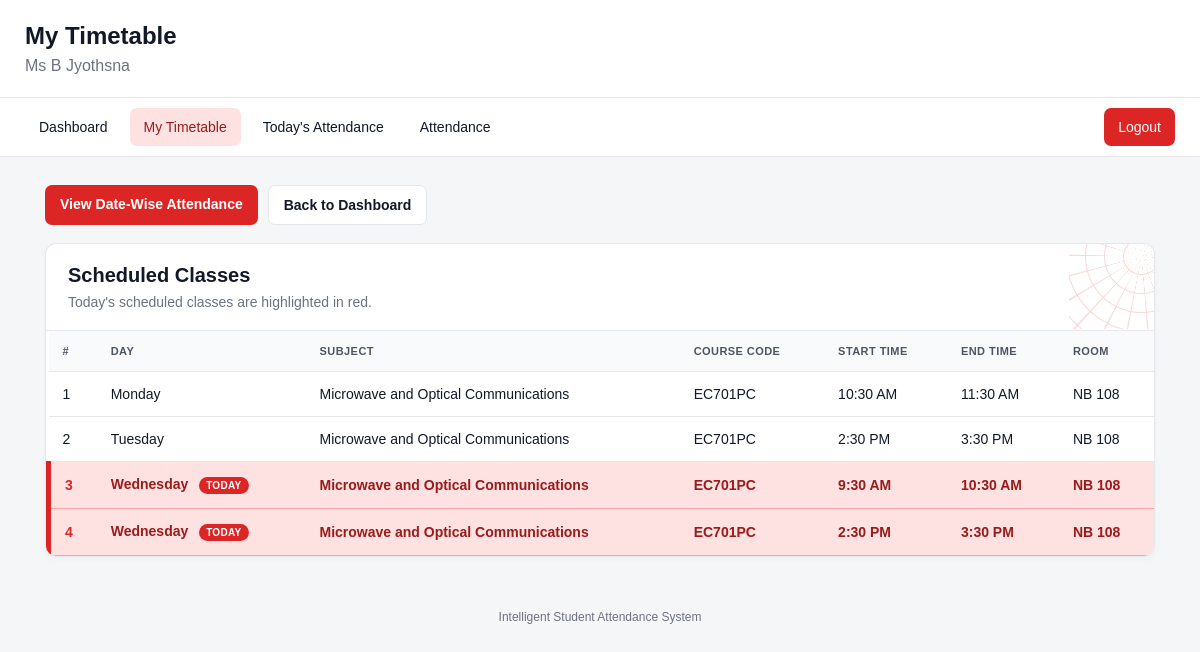
Page /faculty/timetable (signed in) on the committed database.
### tables this page shows
CREATE TABLE faculty (
            id INTEGER PRIMARY KEY AUTOINCREMENT,
            name TEXT NOT NULL,
            username TEXT UNIQUE,
            password_hash TEXT,
            department TEXT DEFAULT 'ECE',
            active INTEGER DEFAULT 1
        );

CREATE TABLE timetable (
            id INTEGER PRIMARY KEY AUTOINCREMENT,
            subject TEXT NOT NULL,
            faculty TEXT,
            department TEXT,
            year INTEGER,
            section TEXT,
            day TEXT NOT NULL,
            start_time TEXT NOT NULL,
            end_time TEXT NOT NULL,
            late_after TEXT
        , course_code TEXT, subject_name TEXT, faculty_name TEXT, room_no TEXT, class_name TEXT, academic_year TEXT, semester TEXT, active INTEGER);

### app.py (the view, shortened to what this page needs)
@app.route("/faculty/timetable")
@role_required("faculty")
def faculty_timetable():
    faculty, faculty_name, username = faculty_identity()
    conn = get_db_connection()
    try:
        rows = all_timetable_rows(conn)
        timetable_entries = [
            dict(row)
            for row in rows
            if faculty_matches_timetable(
                row,
                faculty_name,
                username
            )
        ]
        for item in timetable_entries:
            item["subject_name"] = (
                item.get("subject_name")
                or item.get("subject")
                or item.get("course_code")
                or "Class"
            )
            item["room_no"] = (
                item.get("room_no")
                or item.get("room")
                or "-"
            )
        return render_template(
            "faculty_timetable.html",
            faculty=faculty,
            timetable_entries=timetable_entries,
            timetable=timetable_entries
        )
    finally:
        conn.close()

### app.py (called while the page is built)
def format_time_12h(value):
    if not value:
        return ""
    value = str(value).strip()
    for fmt in (
        "%H:%M:%S",
        "%H:%M",
        "%I:%M %p",
        "%I:%M:%S %p"
    ):
        try:
            return datetime.strptime(
                value,
                fmt
            ).strftime("%I:%M %p").lstrip("0")
        except ValueError:
            continue
    return value

def get_db_connection():
    conn = sqlite3.connect(DATABASE_PATH)
    conn.row_factory = sqlite3.Row
    return conn

def get_table_columns(table_name):
    conn = get_db_connection()
    try:
        rows = conn.execute(
            f'PRAGMA table_info("{table_name}")'
        ).fetchall()
        return {row["name"] for row in rows}
    finally:
        conn.close()

def role_required(required_role):
    def decorator(func):
        @wraps(func)
        def wrapper(*args, **kwargs):
            if "user_id" not in session:
                return redirect(url_for("login"))
            if session.get("role") != required_role:
                return redirect(url_for("login"))
            return func(*args, **kwargs)
        return wrapper
    return decorator

def get_logged_in_faculty():
    if session.get("role") != "faculty":
        return None
    conn = get_db_connection()
    try:
        faculty_columns = get_table_columns("faculty")
        if "username" not in faculty_columns:
            return None
        query = """
            SELECT *
            FROM faculty
            WHERE username = ?
        """
        if "active" in faculty_columns:
            query += " AND active = 1"
        faculty = conn.execute(
            query,
            (session.get("username"),)
        ).fetchone()
        if faculty is None:
            session.clear()
        return faculty
    finally:
        conn.close()

def faculty_identity():
    faculty = get_logged_in_faculty()
    if faculty is None:
        return None, "", session.get("username", "")
    return (
        faculty,
        str(faculty["name"] or "").strip(),
        str(faculty["username"] or "").strip()
    )

### templates/faculty_timetable.html (shortened to what this page needs)
<!DOCTYPE html>
<html lang="en">
<head>
</head>
<body>
<header>
    <h1>
        My Timetable
    </h1>
    <p>
        {{ faculty["name"] if faculty and faculty["name"] else session.get("username", "Faculty") }}
    </p>
</header>
<nav>
    <a
        href="{{ url_for('faculty_dashboard') }}"
    >
        Dashboard
    </a>
    <a
        class="active"
        href="{{ url_for('faculty_timetable') }}"
    >
        My Timetable
    </a>
    <a
        href="{{ url_for('faculty_today_attendance_page') }}"
    >
        Today's Attendance
    </a>
    <a
        href="{{ url_for('faculty_attendance') }}"
    >
        Attendance
    </a>
    <a
        class="logout"
        href="{{ url_for('logout') }}"
    >
        Logout
    </a>
</nav>
<main>
    <div class="actions">
        <a
            class="btn"
            href="{{ url_for('faculty_attendance') }}"
        >
            View Date-Wise Attendance
        </a>
        <a
            class="btn secondary"
            href="{{ url_for('faculty_dashboard') }}"
        >
            Back to Dashboard
        </a>
    </div>
    <section class="panel">
        <div class="panel-header">
            <h2>
                Scheduled Classes
            </h2>
            <p>
                Today's scheduled classes are highlighted in red.
            </p>
        </div>
        <div class="table-wrap">
            <table>
                <thead>
                    <tr>
                        <th>
                            #
                        </th>
                        <th>
                            Day
                        </th>
                        <th>
                            Subject
                        </th>
                        <th>
                            Course Code
                        </th>
                        <th>
                            Start Time
                        </th>
                        <th>
                            End Time
                        </th>
                        <th>
                            Room
                        </th>
                    </tr>
                </thead>
                <tbody>
                    {% for item in timetable %}
                    <tr
                        data-day="{{ item['day']|default('', true)|trim }}"
                    >
                        <td>
                            {{ loop.index }}
                        </td>
                        <td>
                            <span class="day-name">
                                {{ item["day"]|default("-", true) }}
                            </span>
                        </td>
                        <td>
                            {% if
                                "subject_name" in item.keys()
                                and item["subject_name"]
                            %}
                                {{ item["subject_name"] }}
                            {% elif
                                "subject" in item.keys()
                                and item["subject"]
                            %}
                                {{ item["subject"] }}
                            {% else %}
                                -
                            {% endif %}
                        </td>
                        <td>
                            {{ item["course_code"]|default("-", true) }}
                        </td>
                        <td>
                            {{ item["start_time"]|default("")|time12 }}
                        </td>
                        <td>
                            {{ item["end_time"]|default("")|time12 }}
                        </td>
                        <td>
                            {% if
                                "room_no" in item.keys()
                                and item["room_no"]
                            %}
                                {{ item["room_no"] }}
                            {% elif
                                "room" in item.keys()
                                and item["room"]
                            %}
                                {{ item["room"] }}
                            {% else %}
                                -
                            {% endif %}
                        </td>
                    </tr>
                    {% endfor %}
                </tbody>
            </table>
        </div>
    </section>
</main>
<footer>
    Intelligent Student Attendance System
</footer>
</body>
</html>

### templates/faculty_timetable.html (style rules this page uses)
:root { --red: #dc2626; --dark-red: #b91c1c; --light-red: #fee2e2; --black: #111827; --muted: #6b7280; --border: #e5e7eb; --background: #f5f6f8; }
* { box-sizing: border-box; }
body { margin: 0; font-family: Arial, Helvetica, sans-serif; background: var(--background); color: var(--black); }
header { background: white; padding: 22px max(20px, calc((100% - 1150px) / 2)); border-bottom: 1px solid var(--border); }
header h1 { margin: 0; font-size: 24px; }
header p { margin: 7px 0 0; color: var(--muted); }
nav { background: white; border-bottom: 1px solid var(--border); padding: 10px max(20px, calc((100% - 1150px) / 2)); display: flex; flex-wrap: wrap; gap: 8px; }
nav a { padding: 11px 14px; border-radius: 7px; text-decoration: none; color: var(--black); font-size: 14px; }
nav a:hover, nav a.active { background: #fee2e2; color: #991b1b; }
nav .logout { margin-left: auto; background: var(--red); color: white; }
main { max-width: 1150px; margin: 28px auto; padding: 0 20px; }
.actions { display: flex; gap: 10px; flex-wrap: wrap; margin-bottom: 18px; }
.btn { display: inline-block; background: var(--red); color: white; padding: 11px 15px; border-radius: 7px; text-decoration: none; font-weight: bold; font-size: 14px; }
.btn.secondary { background: white; color: var(--black); border: 1px solid var(--border); }
.panel { position: relative; background: white; border: 1px solid var(--border); border-radius: 11px; overflow: hidden; box-shadow: 0 2px 7px rgba(0,0,0,.03); }
.panel-header { position: relative; z-index: 3; padding: 20px 22px; border-bottom: 1px solid var(--border); }
.panel-header h2 { margin: 0 0 7px; font-size: 20px; }
.panel-header p { margin: 0; color: var(--muted); font-size: 14px; }
.table-wrap { position: relative; z-index: 3; overflow-x: auto; }
table { width: 100%; border-collapse: collapse; min-width: 780px; }
th, td { padding: 14px; text-align: left; border-bottom: 1px solid var(--border); font-size: 14px; }
th { background: #f9fafb; color: #4b5563; text-transform: uppercase; font-size: 11px; letter-spacing: .04em; }
tbody tr.today-class { background: #fee2e2 !important; color: #991b1b; font-weight: 600; border-left: 5px solid var(--red); }
tbody tr.today-class td { border-bottom: 1px solid #fca5a5; }
tbody tr.today-class td:first-child { color: var(--red); font-weight: 800; }
footer { text-align: center; padding: 25px; color: var(--muted); font-size: 12px; }
.panel::before, .panel::after { content: ""; position: absolute; width: 145px; height: 145px; opacity: 0.18; pointer-events: none; z-index: 1; background: repeating-radial-gradient( circle at center, transparent 0, transparent 17px, var(--red) 18px, transparent 19px ), repeating-conic-gradient( from 0deg, transparent 0deg, transparent 14deg, var(--red) 15deg, transparent 16deg ); }
.panel::before { top: -60px; right: -60px; }
.panel::after { bottom: -60px; left: -60px; }
.panel > * { position: relative; z-index: 2; }

### rows in the picture
faculty: name "Ms B Jyothsna"
timetable: day "Monday", subject_name "Microwave and Optical Communications", course_code "EC701PC", start_time "10:30 AM", end_time "11:30 AM", room_no "NB 108"
timetable: day "Tuesday", subject_name "Microwave and Optical Communications", course_code "EC701PC", start_time "2:30 PM", end_time "3:30 PM", room_no "NB 108"
timetable: day "Wednesday", subject_name "Microwave and Optical Communications", course_code "EC701PC", start_time "9:30 AM", end_time "10:30 AM", room_no "NB 108"
timetable: day "Wednesday", subject_name "Microwave and Optical Communications", course_code "EC701PC", start_time "2:30 PM", end_time "3:30 PM", room_no "NB 108"
